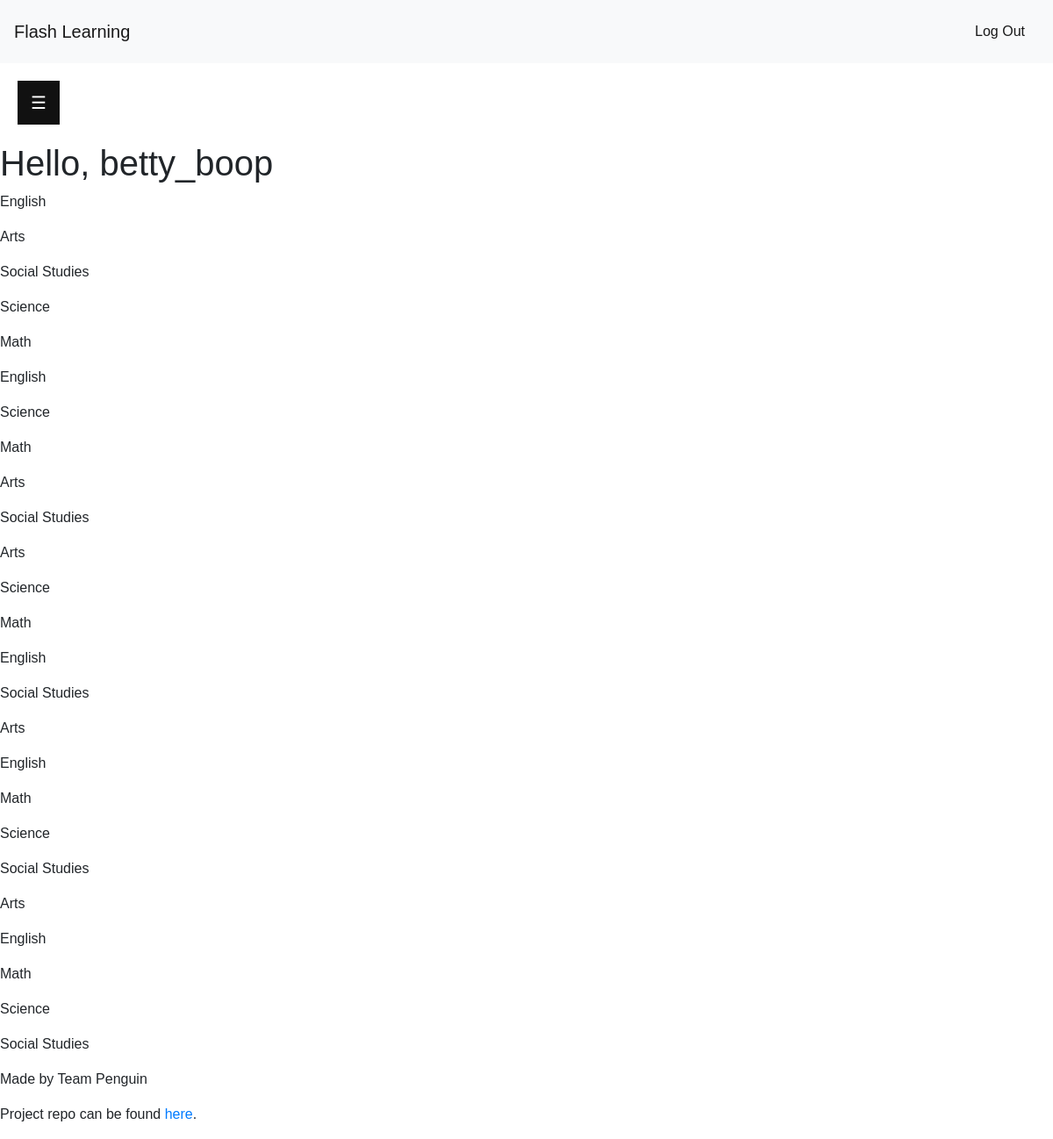
The page /student/betty_boop/home (signed in) on the database its author committed.
### flash_learning/models/student.py (models this page shows, shortened)
class Student(UserMixin, db.Model):
    id = db.Column(db.Integer, primary_key=True)
    alternative_id = db.Column(db.Integer, index=True)
    email = db.Column(db.String(120), index=True, unique=True)
    password = db.Column(db.String(128))
    first_name = db.Column(db.String)
    last_name = db.Column(db.String)
    username = db.Column(db.String(64), index=True, unique=True)
    grade = db.Column(db.Integer, index=True)
    activated = db.Column(db.Boolean, default=False)
    def __repr__(self):
        return f"<User {self.username}>"

### flash_learning/models/flashcard.py (models this page shows, shortened)
class Subject(db.Model):
    id = db.Column(db.Integer, primary_key=True)
    grade_id = db.Column(db.Integer, db.ForeignKey("grade.id"), nullable=False)
    name = db.Column(db.String, index=True)
    decks = db.relationship("Deck", backref="subject", lazy=True)

### flash_learning/students/routes.py (the view)
@students.route("/student/<username>/home", methods=["GET"])
@login_required
def home(username):
    student = Student.query.filter_by(username=username).first()
    grade_id = db.session.query(Grade).filter(Grade.grade == student.grade).first().id
    subjects = Subject.query.filter_by(grade_id=grade_id).all()
    return render_template("home.html", title="Home", user=student, subjects=subjects)

### flash_learning/models/student.py (called while the page is built)
@login_manager.user_loader
def load_user(user_id):
    return Student.query.filter_by(alternative_id=user_id).first()

### flash_learning/templates/home.html (shortened to what this page needs)
{% extends 'base_student.html' %}
{% block body %}
    <h1>Hello, {{ user.username }}</h1>
    {% for subject in subjects %}
        <p>{{ subject.name }}</p>
    {% endfor %}
{% endblock %}

### flash_learning/templates/base_student.html (shortened to what this page needs)
<nav class="navbar navbar-expand-lg navbar-light bg-light">
	<a class="navbar-brand" href="#">Flash Learning</a>
	<div class="collapse navbar-collapse" id="navbarText">
		<span class="navbar-text">
			<a class="nav-link" href="{{ url_for("main.logout") }}">Log Out</a>
		</span>
	</div>
</nav>
<div id="main">
	<button class="openbtn" onclick="openNav()">&#9776;</button>
</div>
<link rel="stylesheet" type="text/css" href="{{ url_for('static', filename='css/student.css') }}">
{% block body %}
{% endblock %}
{% include 'base.html' %}

### flash_learning/templates/base.html (shortened to what this page needs)
<!DOCTYPE html>
<html lang="en">
<head>
    <link rel="stylesheet" href="https://stackpath.bootstrapcdn.com/bootstrap/4.3.1/css/bootstrap.min.css">
    <link rel="stylesheet" href="https://cdnjs.cloudflare.com/ajax/libs/malihu-custom-scrollbar-plugin/3.1.5/jquery.mCustomScrollbar.min.css">
    <link rel="stylesheet" type="text/css" href="{{ url_for('static', filename='css/main.css') }}">
</head>
<body>
</body>
<footer>
    <p>Made by Team Penguin</p>
    <p>Project repo can be found <a href="https://github.com/team-penguin-hackathon/flash_learning">here</a>.</p>
</footer>
</html>

### flash_learning/static/css/student.css (style rules this page uses)
.openbtn { font-size: 20px; cursor: pointer; background-color: #111; color: white; padding: 10px 15px; border: none; }
#main { transition: margin-left .5s; padding: 20px; }

### flash_learning/static/css/main.css (style rules this page uses)
body { margin: 0; font-family: sans-serif; }

### rows shown on the page
Student: username "betty_boop"
Subject: name "English"
Subject: name "Arts"
Subject: name "Social Studies"
Subject: name "Science"
Subject: name "Math"
Subject: name "English"
Subject: name "Science"
Subject: name "Math"
Subject: name "Arts"
Subject: name "Social Studies"
Subject: name "Arts"
Subject: name "Science"
Subject: name "Math"
Subject: name "English"
Subject: name "Social Studies"
Subject: name "Arts"
Subject: name "English"
Subject: name "Math"
Subject: name "Science"
Subject: name "Social Studies"
Subject: name "Arts"
Subject: name "English"
Subject: name "Math"
Subject: name "Science"
Subject: name "Social Studies"
